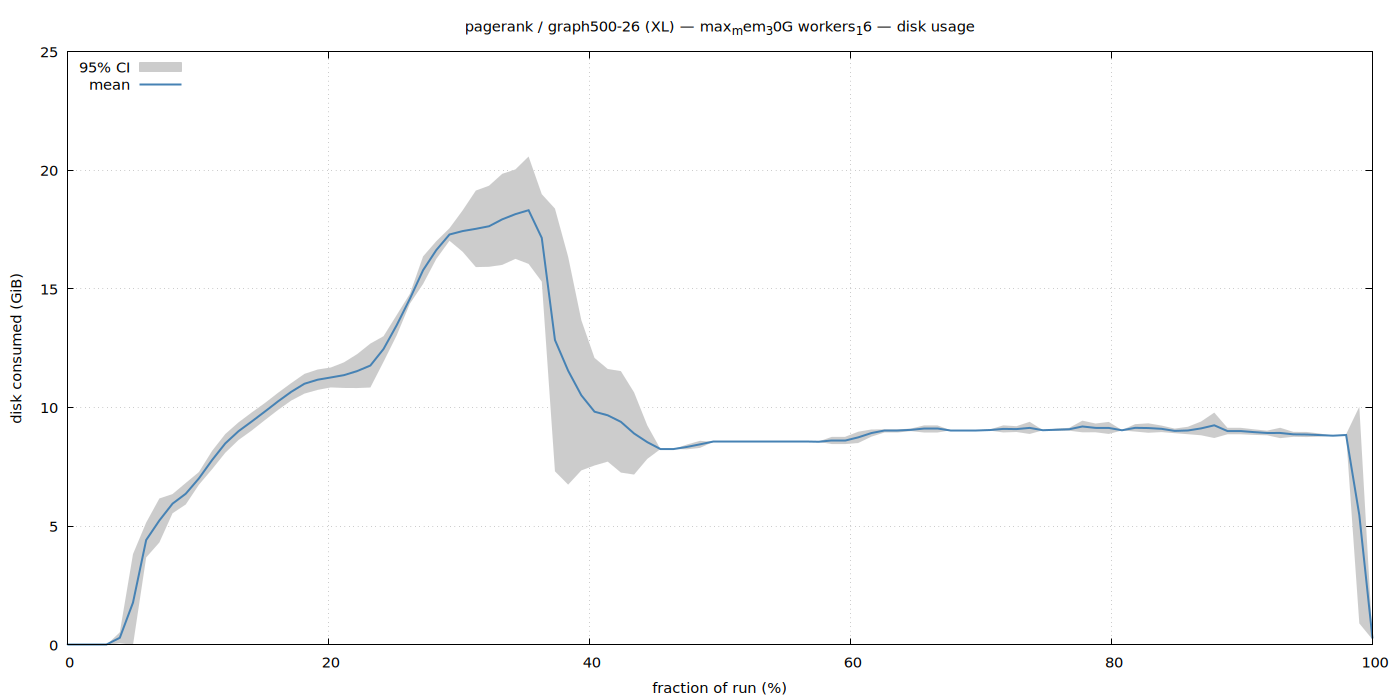

Reproduce this figure in gnuplot.
set terminal pngcairo size 1400,700 enhanced font 'Sans,11'
set output '/home/ubuntu/nvm/gfrs/pagerank/XL/graph500-26/max_mem_30G_workers_16/disk.png'
set title "pagerank / graph500-26 (XL) — max_mem_30G workers_16 — disk usage"
set xlabel 'fraction of run (%)'
set ylabel 'disk consumed (GiB)'
set grid
set key top left
set yrange [0:*]
plot '/home/ubuntu/nvm/gfrs/pagerank/XL/graph500-26/max_mem_30G_workers_16/disk.dat' using 1:3:4 with filledcurves lc rgb '#cccccc' title '95% CI', \
     '' using 1:2 with lines lw 2 lc rgb '#4682b4' title 'mean'
